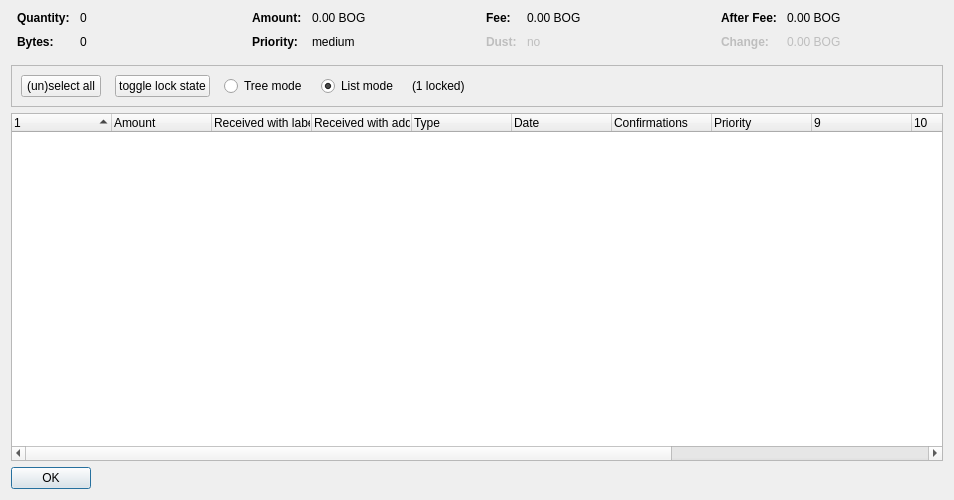
<?xml version="1.0" encoding="UTF-8"?>
<ui version="4.0">
 <class>CoinControlDialog</class>
 <widget class="QDialog" name="CoinControlDialog">
  <property name="geometry">
   <rect>
    <x>0</x>
    <y>0</y>
    <width>954</width>
    <height>500</height>
   </rect>
  </property>
  <property name="windowTitle">
   <string>Coin Selection</string>
  </property>
  <layout class="QVBoxLayout" name="verticalLayout">
   <item>
    <layout class="QHBoxLayout" name="horizontalLayoutTop" stretch="0,0,0,0">
     <property name="topMargin">
      <number>0</number>
     </property>
     <property name="bottomMargin">
      <number>10</number>
     </property>
     <item>
      <layout class="QFormLayout" name="formLayoutCoinControl1">
       <property name="horizontalSpacing">
        <number>10</number>
       </property>
       <property name="verticalSpacing">
        <number>10</number>
       </property>
       <property name="leftMargin">
        <number>6</number>
       </property>
       <property name="rightMargin">
        <number>6</number>
       </property>
       <item row="0" column="0">
        <widget class="QLabel" name="labelCoinControlQuantityText">
         <property name="font">
          <font>
           <weight>75</weight>
           <bold>true</bold>
          </font>
         </property>
         <property name="text">
          <string>Quantity:</string>
         </property>
        </widget>
       </item>
       <item row="0" column="1">
        <widget class="QLabel" name="labelCoinControlQuantity">
         <property name="cursor">
          <cursorShape>IBeamCursor</cursorShape>
         </property>
         <property name="contextMenuPolicy">
          <enum>Qt::ActionsContextMenu</enum>
         </property>
         <property name="text">
          <string notr="true">0</string>
         </property>
         <property name="textInteractionFlags">
          <set>Qt::LinksAccessibleByMouse|Qt::TextSelectableByKeyboard|Qt::TextSelectableByMouse</set>
         </property>
        </widget>
       </item>
       <item row="1" column="0">
        <widget class="QLabel" name="labelCoinControlBytesText">
         <property name="font">
          <font>
           <weight>75</weight>
           <bold>true</bold>
          </font>
         </property>
         <property name="text">
          <string>Bytes:</string>
         </property>
        </widget>
       </item>
       <item row="1" column="1">
        <widget class="QLabel" name="labelCoinControlBytes">
         <property name="cursor">
          <cursorShape>IBeamCursor</cursorShape>
         </property>
         <property name="contextMenuPolicy">
          <enum>Qt::ActionsContextMenu</enum>
         </property>
         <property name="text">
          <string notr="true">0</string>
         </property>
         <property name="textInteractionFlags">
          <set>Qt::LinksAccessibleByMouse|Qt::TextSelectableByKeyboard|Qt::TextSelectableByMouse</set>
         </property>
        </widget>
       </item>
      </layout>
     </item>
     <item>
      <layout class="QFormLayout" name="formLayoutCoinControl2">
       <property name="horizontalSpacing">
        <number>10</number>
       </property>
       <property name="verticalSpacing">
        <number>10</number>
       </property>
       <property name="leftMargin">
        <number>6</number>
       </property>
       <property name="rightMargin">
        <number>6</number>
       </property>
       <item row="0" column="0">
        <widget class="QLabel" name="labelCoinControlAmountText">
         <property name="font">
          <font>
           <weight>75</weight>
           <bold>true</bold>
          </font>
         </property>
         <property name="text">
          <string>Amount:</string>
         </property>
        </widget>
       </item>
       <item row="0" column="1">
        <widget class="QLabel" name="labelCoinControlAmount">
         <property name="cursor">
          <cursorShape>IBeamCursor</cursorShape>
         </property>
         <property name="contextMenuPolicy">
          <enum>Qt::ActionsContextMenu</enum>
         </property>
         <property name="text">
          <string notr="true">0.00 BOG</string>
         </property>
         <property name="textInteractionFlags">
          <set>Qt::LinksAccessibleByMouse|Qt::TextSelectableByKeyboard|Qt::TextSelectableByMouse</set>
         </property>
        </widget>
       </item>
       <item row="1" column="0">
        <widget class="QLabel" name="labelCoinControlPriorityText">
         <property name="font">
          <font>
           <weight>75</weight>
           <bold>true</bold>
          </font>
         </property>
         <property name="text">
          <string>Priority:</string>
         </property>
        </widget>
       </item>
       <item row="1" column="1">
        <widget class="QLabel" name="labelCoinControlPriority">
         <property name="cursor">
          <cursorShape>IBeamCursor</cursorShape>
         </property>
         <property name="contextMenuPolicy">
          <enum>Qt::ActionsContextMenu</enum>
         </property>
         <property name="text">
          <string>medium</string>
         </property>
         <property name="textInteractionFlags">
          <set>Qt::LinksAccessibleByMouse|Qt::TextSelectableByKeyboard|Qt::TextSelectableByMouse</set>
         </property>
        </widget>
       </item>
      </layout>
     </item>
     <item>
      <layout class="QFormLayout" name="formLayoutCoinControl3">
       <property name="horizontalSpacing">
        <number>10</number>
       </property>
       <property name="verticalSpacing">
        <number>10</number>
       </property>
       <property name="leftMargin">
        <number>6</number>
       </property>
       <property name="rightMargin">
        <number>6</number>
       </property>
       <item row="0" column="0">
        <widget class="QLabel" name="labelCoinControlFeeText">
         <property name="font">
          <font>
           <weight>75</weight>
           <bold>true</bold>
          </font>
         </property>
         <property name="text">
          <string>Fee:</string>
         </property>
        </widget>
       </item>
       <item row="0" column="1">
        <widget class="QLabel" name="labelCoinControlFee">
         <property name="cursor">
          <cursorShape>IBeamCursor</cursorShape>
         </property>
         <property name="contextMenuPolicy">
          <enum>Qt::ActionsContextMenu</enum>
         </property>
         <property name="text">
          <string notr="true">0.00 BOG</string>
         </property>
         <property name="textInteractionFlags">
          <set>Qt::LinksAccessibleByMouse|Qt::TextSelectableByKeyboard|Qt::TextSelectableByMouse</set>
         </property>
        </widget>
       </item>
       <item row="1" column="0">
        <widget class="QLabel" name="labelCoinControlLowOutputText">
         <property name="enabled">
          <bool>false</bool>
         </property>
         <property name="font">
          <font>
           <weight>75</weight>
           <bold>true</bold>
          </font>
         </property>
         <property name="text">
          <string>Dust:</string>
         </property>
        </widget>
       </item>
       <item row="1" column="1">
        <widget class="QLabel" name="labelCoinControlLowOutput">
         <property name="enabled">
          <bool>false</bool>
         </property>
         <property name="cursor">
          <cursorShape>IBeamCursor</cursorShape>
         </property>
         <property name="contextMenuPolicy">
          <enum>Qt::ActionsContextMenu</enum>
         </property>
         <property name="text">
          <string>no</string>
         </property>
         <property name="textInteractionFlags">
          <set>Qt::LinksAccessibleByMouse|Qt::TextSelectableByKeyboard|Qt::TextSelectableByMouse</set>
         </property>
        </widget>
       </item>
      </layout>
     </item>
     <item>
      <layout class="QFormLayout" name="formLayoutCoinControl4">
       <property name="horizontalSpacing">
        <number>10</number>
       </property>
       <property name="verticalSpacing">
        <number>10</number>
       </property>
       <property name="leftMargin">
        <number>6</number>
       </property>
       <property name="rightMargin">
        <number>6</number>
       </property>
       <item row="0" column="0">
        <widget class="QLabel" name="labelCoinControlAfterFeeText">
         <property name="font">
          <font>
           <weight>75</weight>
           <bold>true</bold>
          </font>
         </property>
         <property name="text">
          <string>After Fee:</string>
         </property>
        </widget>
       </item>
       <item row="0" column="1">
        <widget class="QLabel" name="labelCoinControlAfterFee">
         <property name="cursor">
          <cursorShape>IBeamCursor</cursorShape>
         </property>
         <property name="contextMenuPolicy">
          <enum>Qt::ActionsContextMenu</enum>
         </property>
         <property name="text">
          <string notr="true">0.00 BOG</string>
         </property>
         <property name="textInteractionFlags">
          <set>Qt::LinksAccessibleByMouse|Qt::TextSelectableByKeyboard|Qt::TextSelectableByMouse</set>
         </property>
        </widget>
       </item>
       <item row="1" column="0">
        <widget class="QLabel" name="labelCoinControlChangeText">
         <property name="enabled">
          <bool>false</bool>
         </property>
         <property name="font">
          <font>
           <weight>75</weight>
           <bold>true</bold>
          </font>
         </property>
         <property name="text">
          <string>Change:</string>
         </property>
        </widget>
       </item>
       <item row="1" column="1">
        <widget class="QLabel" name="labelCoinControlChange">
         <property name="enabled">
          <bool>false</bool>
         </property>
         <property name="cursor">
          <cursorShape>IBeamCursor</cursorShape>
         </property>
         <property name="contextMenuPolicy">
          <enum>Qt::ActionsContextMenu</enum>
         </property>
         <property name="text">
          <string notr="true">0.00 BOG</string>
         </property>
         <property name="textInteractionFlags">
          <set>Qt::LinksAccessibleByMouse|Qt::TextSelectableByKeyboard|Qt::TextSelectableByMouse</set>
         </property>
        </widget>
       </item>
      </layout>
     </item>
    </layout>
   </item>
   <item>
    <widget class="QFrame" name="frame">
     <property name="minimumSize">
      <size>
       <width>0</width>
       <height>40</height>
      </size>
     </property>
     <property name="frameShape">
      <enum>QFrame::StyledPanel</enum>
     </property>
     <property name="frameShadow">
      <enum>QFrame::Sunken</enum>
     </property>
     <layout class="QHBoxLayout" name="horizontalLayout">
      <item>
       <layout class="QHBoxLayout" name="horizontalLayoutPanel" stretch="0,0,0,0,0,0">
        <property name="spacing">
         <number>14</number>
        </property>
        <item>
         <widget class="QPushButton" name="pushButtonSelectAll">
          <property name="sizePolicy">
           <sizepolicy hsizetype="Maximum" vsizetype="Fixed">
            <horstretch>0</horstretch>
            <verstretch>0</verstretch>
           </sizepolicy>
          </property>
          <property name="text">
           <string>(un)select all</string>
          </property>
          <property name="autoDefault">
           <bool>false</bool>
          </property>
         </widget>
        </item>
        <item>
         <widget class="QPushButton" name="pushButtonToggleLock">
          <property name="sizePolicy">
           <sizepolicy hsizetype="Maximum" vsizetype="Fixed">
            <horstretch>0</horstretch>
            <verstretch>0</verstretch>
           </sizepolicy>
          </property>
          <property name="text">
           <string>toggle lock state</string>
          </property>
          <property name="autoDefault">
           <bool>false</bool>
          </property>
         </widget>
        </item>
        <item>
         <widget class="QRadioButton" name="radioTreeMode">
          <property name="sizePolicy">
           <sizepolicy hsizetype="Maximum" vsizetype="Fixed">
            <horstretch>0</horstretch>
            <verstretch>0</verstretch>
           </sizepolicy>
          </property>
          <property name="text">
           <string>Tree mode</string>
          </property>
         </widget>
        </item>
        <item>
         <widget class="QRadioButton" name="radioListMode">
          <property name="sizePolicy">
           <sizepolicy hsizetype="Maximum" vsizetype="Fixed">
            <horstretch>0</horstretch>
            <verstretch>0</verstretch>
           </sizepolicy>
          </property>
          <property name="text">
           <string>List mode</string>
          </property>
          <property name="checked">
           <bool>true</bool>
          </property>
         </widget>
        </item>
        <item>
         <widget class="QLabel" name="labelLocked">
          <property name="text">
           <string>(1 locked)</string>
          </property>
         </widget>
        </item>
        <item>
         <spacer name="horizontalSpacer">
          <property name="orientation">
           <enum>Qt::Horizontal</enum>
          </property>
          <property name="sizeHint" stdset="0">
           <size>
            <width>40</width>
            <height>20</height>
           </size>
          </property>
         </spacer>
        </item>
       </layout>
      </item>
     </layout>
    </widget>
   </item>
   <item>
    <widget class="CoinControlTreeWidget" name="treeWidget">
     <property name="contextMenuPolicy">
      <enum>Qt::CustomContextMenu</enum>
     </property>
     <property name="sortingEnabled">
      <bool>false</bool>
     </property>
     <property name="columnCount">
      <number>13</number>
     </property>
     <attribute name="headerShowSortIndicator" stdset="0">
      <bool>true</bool>
     </attribute>
     <attribute name="headerStretchLastSection">
      <bool>false</bool>
     </attribute>
     <column>
      <property name="text">
       <string/>
      </property>
     </column>
     <column>
      <property name="text">
       <string>Amount</string>
      </property>
     </column>
     <column>
      <property name="text">
       <string>Received with label</string>
      </property>
     </column>
     <column>
      <property name="text">
       <string>Received with address</string>
      </property>
     </column>
     <column>
      <property name="text">
	<string>Type</string>
      </property>
     </column>
     <column>
      <property name="text">	 
       <string>Date</string>
      </property>
     </column>
     <column>
      <property name="text">
       <string>Confirmations</string>
      </property>
      <property name="toolTip">
       <string>Confirmed</string>
      </property>
     </column>
     <column>
      <property name="text">
       <string>Priority</string>
      </property>
     </column>
     <column>
      <property name="text">
       <string/>
      </property>
     </column>
     <column>
      <property name="text">
       <string/>
      </property>
     </column>
     <column>
      <property name="text">
       <string/>
      </property>
     </column>
     <column>
      <property name="text">
       <string/>
      </property>
     </column>
     <column>
      <property name="text">
       <string/>
      </property>
     </column>
    </widget>
   </item>
   <item>
    <widget class="QDialogButtonBox" name="buttonBox">
     <property name="sizePolicy">
      <sizepolicy hsizetype="Maximum" vsizetype="Fixed">
       <horstretch>0</horstretch>
       <verstretch>0</verstretch>
      </sizepolicy>
     </property>
     <property name="orientation">
      <enum>Qt::Horizontal</enum>
     </property>
     <property name="standardButtons">
      <set>QDialogButtonBox::Ok</set>
     </property>
    </widget>
   </item>
  </layout>
 </widget>
 <customwidgets>
  <customwidget>
   <class>CoinControlTreeWidget</class>
   <extends>QTreeWidget</extends>
   <header>coincontroltreewidget.h</header>
  </customwidget>
 </customwidgets>
 <resources/>
 <connections/>
</ui>
